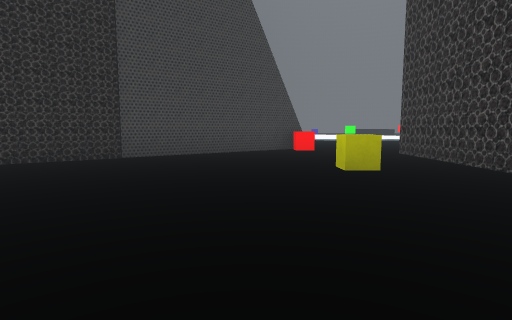
View 1 (above)

24 first-person views from a walk through a Unity game level. The camera is 1.2 m above the floor, tilts 6° down and sees 80° across. The floor is counted in squares, 2 m on a side. Each view is taken from the middle of a square. On the plan, view 1 faces up. The plan holds only what a view shows up to about 9 squares ahead; the rest is blank. The place goes on beyond the plan. The player character is not drawn. Some animated figures are not drawn. Door leaves are left out, so doorways stand open. Some surface patterns are stand-ins.

View 2
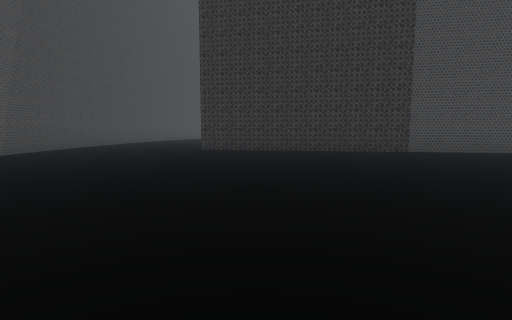

View 3
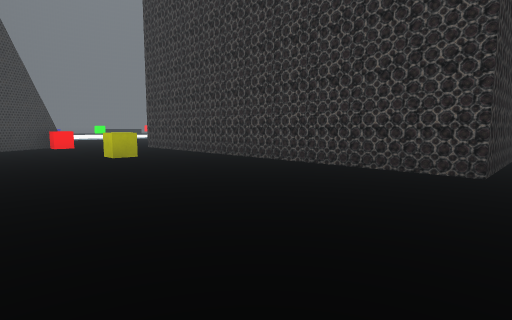

View 4
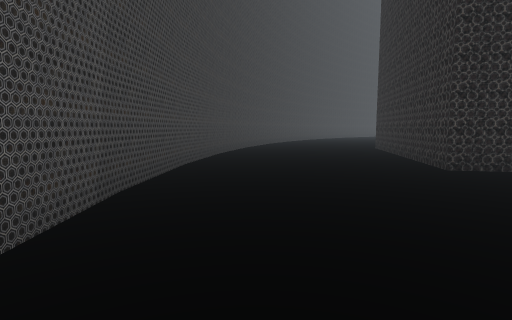

View 5
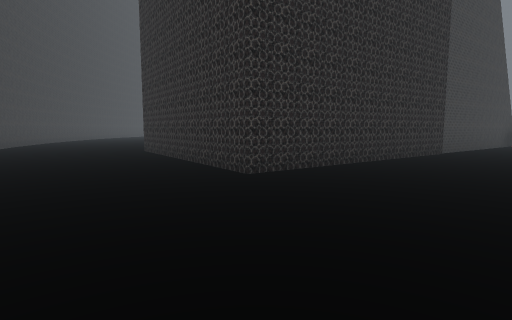

View 6
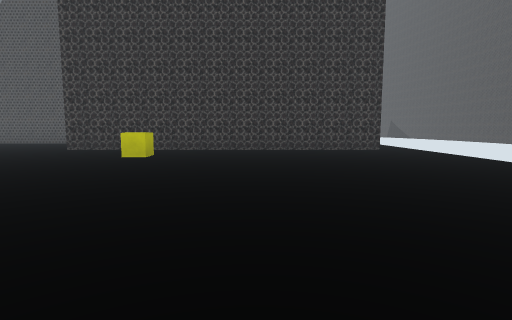

View 7
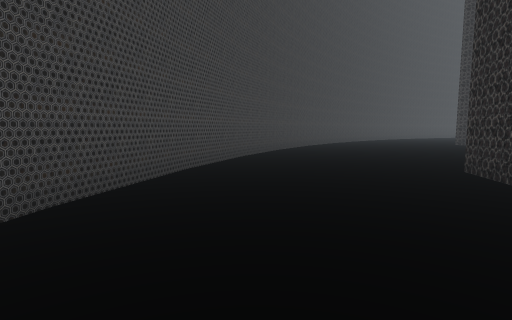

View 8
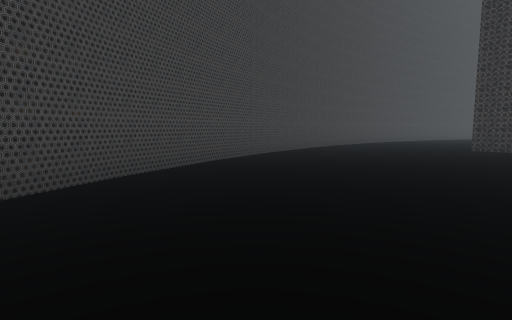

View 9
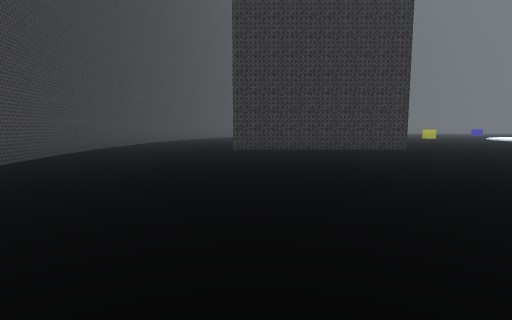

View 10
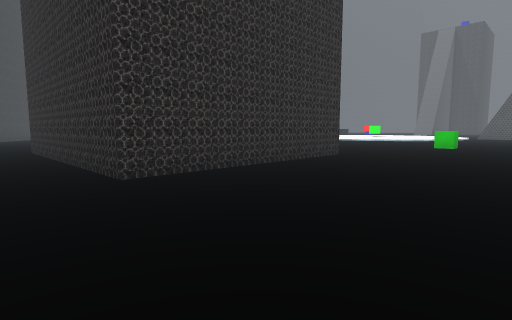

View 11
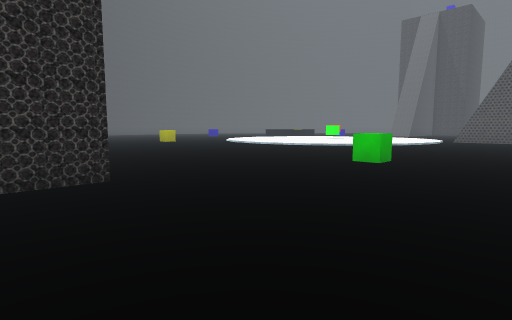

View 12
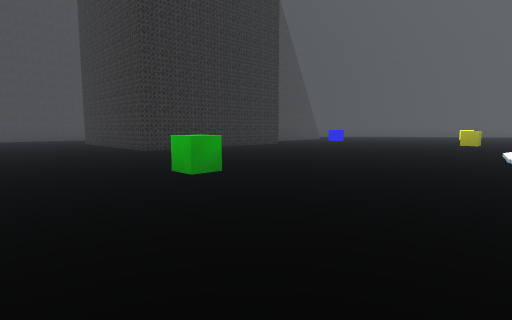

View 13
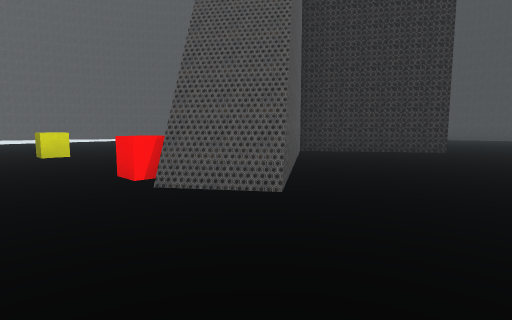

View 14
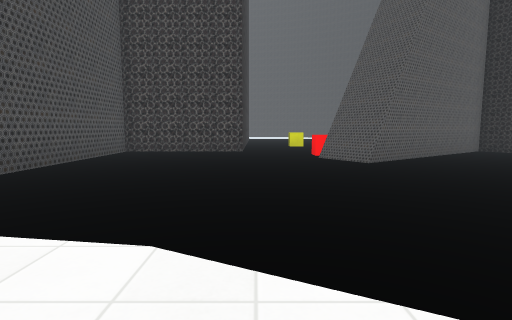

View 15
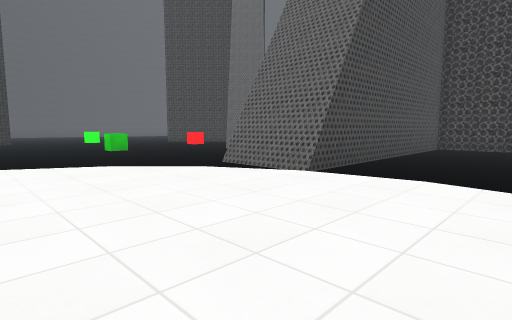

View 16
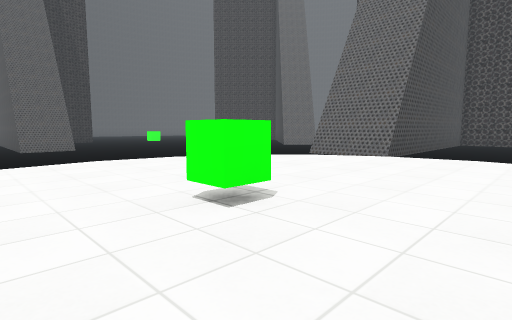

View 17
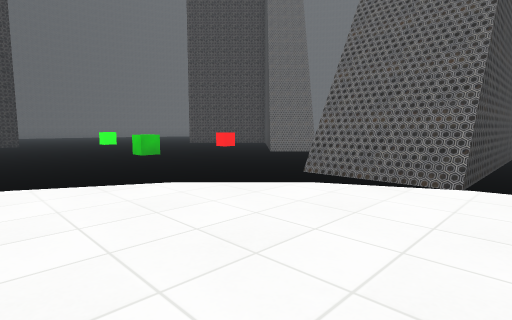

View 18
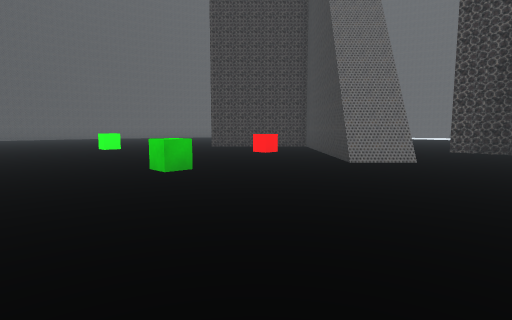

View 19
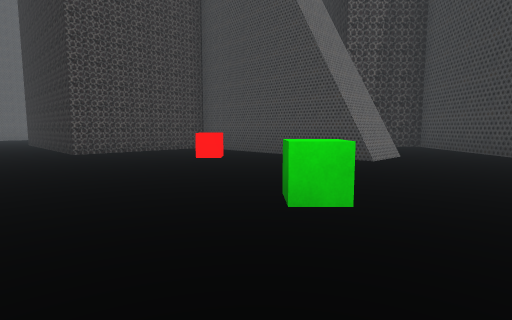

View 20
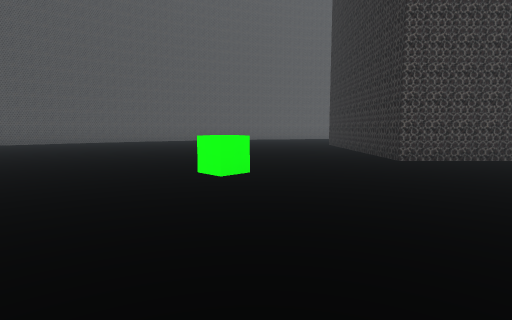

View 21
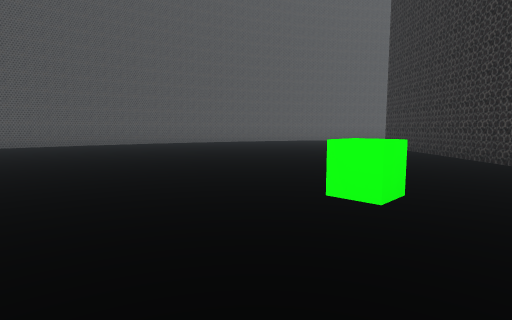

View 22
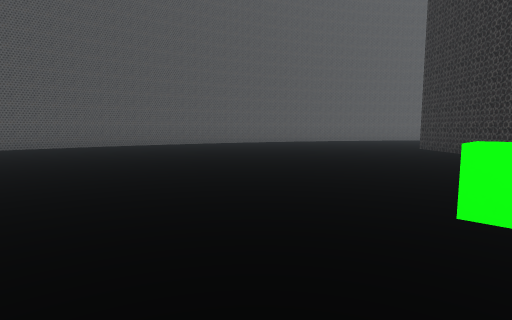

View 23
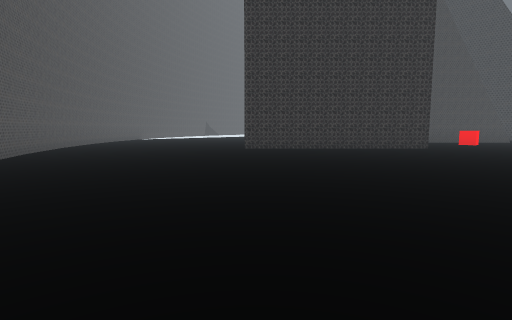

View 24
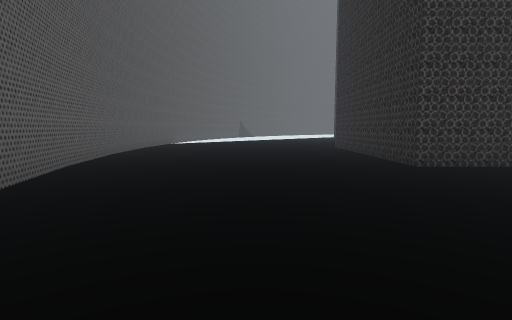

### Floor plan
Points are (right, up) in squares from view 1. A wall is a line through its corners. A room is listed if a view was taken in it or the views show most of it. See-through windows are left out.
Room 1 (views 1, 2, 3, 4, 5, 6, 7, 8, 9)
walls: (-9, -0.9) (-7.8, -1.9); (3.4, -1.4) (3.4, 7.2); (-10.4, 0.8) (-8.9, -0.9); (1.3, 8.8) (-7.1, 3) (-9.9, 7); (-11.7, 2.5) (-10.4, 0.7); (-12.9, 4.5) (-11.7, 2.4)
ways out: opening at (-11, 5.7) to room 2; opening at (2.5, 7.5) to room 2; opening at (3, -2) to room 2
objects: other object (1, 8); other object (2, 5)
Room 2 (views 10, 11, 12, 13, 14, 15, 16, 17, 18, 19, 20, 21, 22, 23, 24)
walls: (8.8, 10.9) (8.8, 7.9); (11.1, 10.4) (12, 11.4); (11.2, 10.3) (12.2, 11.2) (15.6, 7.8) (18.1, 10.2) (21.9, 6.4) (18.8, 3.4); (6.7, 14) (8.5, 14); (9.8, 7.2) (11.2, 7.2); (3.4, 7.2) (6.7, 7.2) (6.7, 13.8) (8.5, 13.8); (0.7, 10.1) (1.5, 9); (14.5, 18.6) (14.5, 19.7) (15.5, 19.7); (5.9, -1.4) (3.4, -1.4); (-5.5, 10.1) (-3.5, 7.2) (0.5, 9.9) (1.3, 8.8); (-6.8, 16.1) (-6.8, 14.6) (-11.6, 14.6) (-11.6, 20); (22.9, -0.9) (24.5, 0.8); (24.4, 0.7) (25.7, 2.5) (26.9, 4.5); (26.8, 4.3) (27.4, 5.6); (29.4, 13.6) (29.5, 15.1); (-13.8, 6.5) (-12.8, 4.4); (-14.5, 8.5) (-13.7, 6.3); (-15.5, 15) (-15.4, 12.8) (-15.1, 10.6) (-14.5, 8.4)
ways out: opening at (-11, 5.7) to room 1; opening at (2.5, 7.5) to room 1; opening at (3, -2) to room 1
objects: other object (-3, 13); other object (6, 19); other object (14, 14); other object (15, 11); other object (19, 13)

Positions as (right, up) in squares from view 1, and headings:
1: (0, 0), facing up
2: (0, -2), facing up-left
3: (-1, -2), facing up-right
4: (-6, -2), facing up-left
5: (-7, -1), facing up
6: (-5, 2), facing right
7: (-9, 2), facing up-left
8: (-10, 5), facing up-left
9: (-11, 6), facing up
10: (-13, 11), facing up-right
11: (-8, 11), facing up-right
12: (1, 11), facing up-left
13: (3, 12), facing down-left
14: (3, 16), facing down
15: (4, 18), facing down-right
16: (4, 21), facing down-right
17: (6, 18), facing down-right
18: (9, 17), facing down-right
19: (14, 17), facing down
20: (16, 16), facing down-right
21: (18, 16), facing down-right
22: (19, 16), facing down-right
23: (28, 13), facing down-left
24: (27, 8), facing down-left
